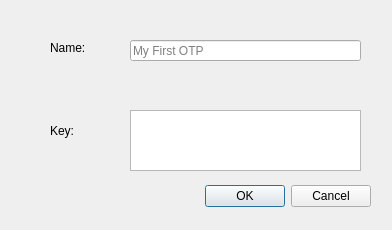
<?xml version="1.0" encoding="UTF-8"?>
<ui version="4.0">
 <class>AddDialog</class>
 <widget class="QDialog" name="AddDialog">
  <property name="geometry">
   <rect>
    <x>0</x>
    <y>0</y>
    <width>392</width>
    <height>230</height>
   </rect>
  </property>
  <property name="minimumSize">
   <size>
    <width>392</width>
    <height>230</height>
   </size>
  </property>
  <property name="maximumSize">
   <size>
    <width>392</width>
    <height>230</height>
   </size>
  </property>
  <property name="windowTitle">
   <string>Add</string>
  </property>
  <widget class="QDialogButtonBox" name="buttonBox">
   <property name="geometry">
    <rect>
     <x>30</x>
     <y>180</y>
     <width>341</width>
     <height>32</height>
    </rect>
   </property>
   <property name="orientation">
    <enum>Qt::Horizontal</enum>
   </property>
   <property name="standardButtons">
    <set>QDialogButtonBox::Cancel|QDialogButtonBox::Ok</set>
   </property>
  </widget>
  <widget class="QPlainTextEdit" name="KeyEdit">
   <property name="geometry">
    <rect>
     <x>130</x>
     <y>110</y>
     <width>231</width>
     <height>61</height>
    </rect>
   </property>
  </widget>
  <widget class="QLabel" name="label">
   <property name="geometry">
    <rect>
     <x>50</x>
     <y>120</y>
     <width>61</width>
     <height>21</height>
    </rect>
   </property>
   <property name="text">
    <string>Key: </string>
   </property>
  </widget>
  <widget class="QLineEdit" name="OtpNameEdit">
   <property name="geometry">
    <rect>
     <x>130</x>
     <y>40</y>
     <width>231</width>
     <height>21</height>
    </rect>
   </property>
   <property name="text">
    <string/>
   </property>
   <property name="maxLength">
    <number>20</number>
   </property>
   <property name="placeholderText">
    <string>My First OTP</string>
   </property>
  </widget>
  <widget class="QLabel" name="label_2">
   <property name="geometry">
    <rect>
     <x>50</x>
     <y>40</y>
     <width>51</width>
     <height>16</height>
    </rect>
   </property>
   <property name="text">
    <string>Name: </string>
   </property>
  </widget>
 </widget>
 <resources/>
 <connections>
  <connection>
   <sender>buttonBox</sender>
   <signal>accepted()</signal>
   <receiver>AddDialog</receiver>
   <slot>accept()</slot>
   <hints>
    <hint type="sourcelabel">
     <x>248</x>
     <y>254</y>
    </hint>
    <hint type="destinationlabel">
     <x>157</x>
     <y>274</y>
    </hint>
   </hints>
  </connection>
  <connection>
   <sender>buttonBox</sender>
   <signal>rejected()</signal>
   <receiver>AddDialog</receiver>
   <slot>reject()</slot>
   <hints>
    <hint type="sourcelabel">
     <x>316</x>
     <y>260</y>
    </hint>
    <hint type="destinationlabel">
     <x>286</x>
     <y>274</y>
    </hint>
   </hints>
  </connection>
 </connections>
</ui>
